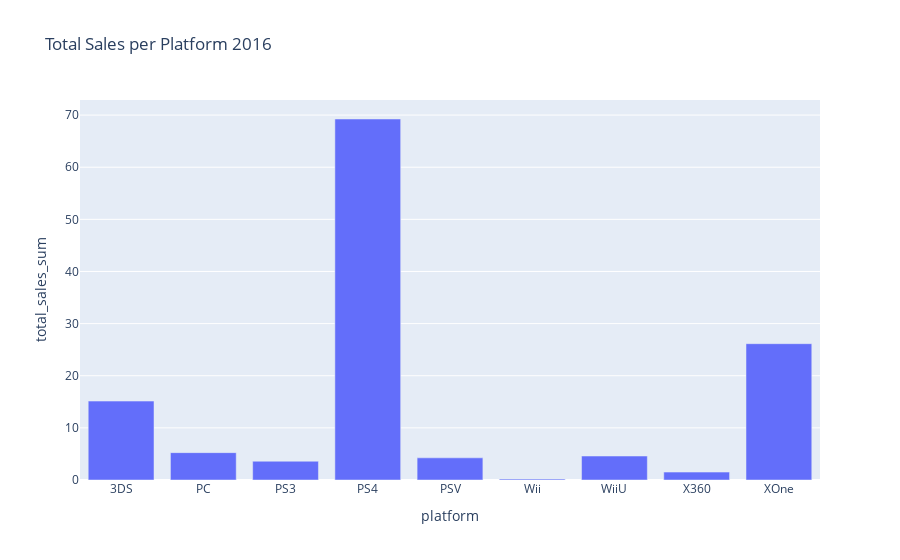

This figure's notebook cell:
### Code cell
p_bar_2016 = px.bar(p_2016, x='platform', y='total_sales_sum', title='Total Sales per Platform 2016')
p_bar_2016.show()

### Figure 1 — Plotly figure (JSON) as saved in the notebook; plotly's stock layout.template omitted (floating-point values rounded to 4 significant figures)
{"data": [{"alignmentgroup": "True", "hovertemplate": "platform=%{x}<br>total_sales_sum=%{y}<extra></extra>", "legendgroup": "", "marker": {"color": "#636efa", "pattern": {"shape": ""}}, "name": "", "offsetgroup": "", "orientation": "v", "showlegend": false, "textposition": "auto", "type": "bar", "x": ["3DS", "PC", "PS3", "PS4", "PSV", "Wii", "WiiU", "X360", "XOne"], "xaxis": "x", "y": [15.14, 5.25, 3.6, 69.25, 4.25, 0.18, 4.6, 1.52, 26.15], "yaxis": "y"}], "layout": {"barmode": "relative", "legend": {"tracegroupgap": 0}, "title": {"text": "Total Sales per Platform 2016"}, "xaxis": {"anchor": "y", "domain": [0, 1], "title": {"text": "platform"}}, "yaxis": {"anchor": "x", "domain": [0, 1], "title": {"text": "total_sales_sum"}}}}
